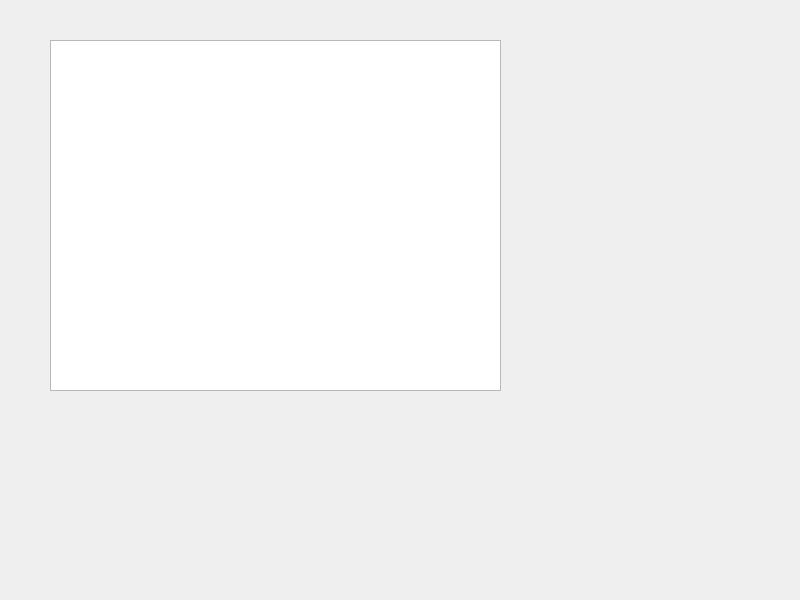
<?xml version="1.0" encoding="UTF-8"?>
<ui version="4.0">
 <class>Widget</class>
 <widget class="QWidget" name="Widget">
  <property name="geometry">
   <rect>
    <x>0</x>
    <y>0</y>
    <width>800</width>
    <height>600</height>
   </rect>
  </property>
  <property name="windowTitle">
   <string>Widget</string>
  </property>
  <widget class="QTreeView" name="treeView">
   <property name="geometry">
    <rect>
     <x>50</x>
     <y>40</y>
     <width>451</width>
     <height>351</height>
    </rect>
   </property>
   <property name="styleSheet">
    <string notr="true"/>
   </property>
  </widget>
 </widget>
 <resources/>
 <connections/>
</ui>
